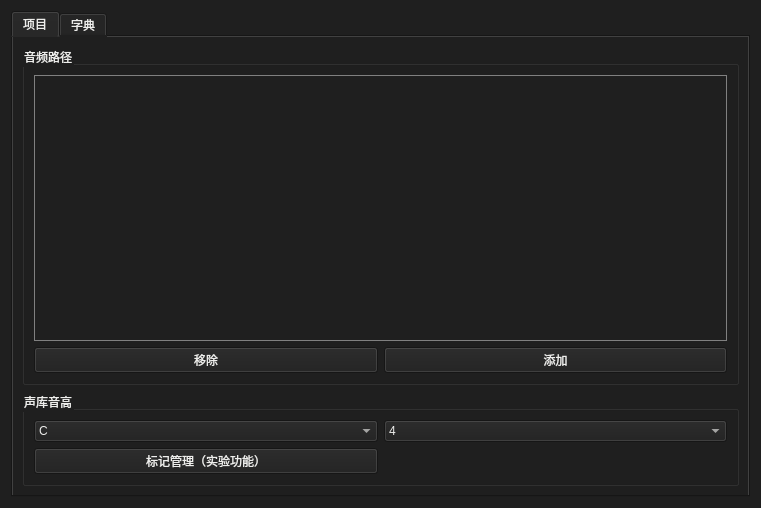
<?xml version="1.0" encoding="UTF-8"?>
<ui version="4.0">
 <class>Prset</class>
 <widget class="QDialog" name="Prset">
  <property name="geometry">
   <rect>
    <x>0</x>
    <y>0</y>
    <width>761</width>
    <height>508</height>
   </rect>
  </property>
  <property name="windowTitle">
   <string>项目设置</string>
  </property>
  <property name="windowIcon">
   <iconset resource="src.qrc">
    <normaloff>:/imag/icon.png</normaloff>:/imag/icon.png</iconset>
  </property>
  <property name="styleSheet">
   <string notr="true">QToolTip{

background-color:rgb(31,31,31);
color: rgb(211, 215, 207);
border:1px solid rgb(31,31,31);
}



QWidget{
background-color: rgb(31,31,31);
	color: rgb(238, 238, 236);
}
QScrollBar:vertical {
        border: 1px solid grey;
        background-color:rgb(194,204,208);
        width: 20px;
        margin: 0px 0 0px 0;
    }
    QScrollBar::handle:vertical {
        border: 	1px solid grey;
        border-radius: 7px;
        background-color: rgb(31,31,31);
        min-height: 60px;
        margin: 0px 0px 0px 0px;
    }
    QScrollBar::add-line:vertical {
        border: none;
        background: rgb(31,31,31);
        height: 0px;
        subcontrol-position: bottom;
        subcontrol-origin: margin;
    }
    QScrollBar::sub-line:vertical {
        border: none;
background: rgb(31,31,31);
        height: 0px;
        subcontrol-position: top;
        subcontrol-origin: margin;
    }
    QScrollBar::add-page:vertical {
        background-color: rgb(194,204,208);
    }
    QScrollBar::sub-page:vertical {
        background-color:rgb(194,204,208);
    }
QScrollBar:vertical:disabled{
        border: 1px solid rgb(238, 238, 236);
        background-color:rgb(186, 189, 182);
        width: 20px;
        margin: 0px 0 0px 0;
    }
    QScrollBar::handle:vertical:disabled{
        border: 	1px solid rgb(238, 238, 236);
        border-radius: 7px;
        background-color:rgb(186, 189, 182);
        min-height: 60px;
        margin: 0px 0px 0px 0px;
    }
    QScrollBar::add-line:vertical:disabled{
        border: none;
        background: rgb(31,31,31);
        height: 0px;
        subcontrol-position: bottom;
        subcontrol-origin: margin;
    }
    QScrollBar::sub-line:vertical:disabled{
        border: none;
background: rgb(31,31,31);
        height: 0px;
        subcontrol-position: top;
        subcontrol-origin: margin;
    }
    QScrollBar::add-page:vertical:disabled{
        background-color:rgb(186, 189, 182);
    }
    QScrollBar::sub-page:vertical:disabled {
        background-color:rgb(186, 189, 182);
    }</string>
  </property>
  <layout class="QGridLayout" name="gridLayout">
   <item row="0" column="0">
    <widget class="QTabWidget" name="tabWidget">
     <property name="styleSheet">
      <string notr="true">background-color: rgb(31,31,31);</string>
     </property>
     <property name="currentIndex">
      <number>0</number>
     </property>
     <widget class="QWidget" name="tab">
      <attribute name="title">
       <string>项目</string>
      </attribute>
      <layout class="QGridLayout" name="gridLayout_4">
       <item row="0" column="0">
        <widget class="QGroupBox" name="groupBox">
         <property name="title">
          <string>音频路径</string>
         </property>
         <layout class="QGridLayout" name="gridLayout_2">
          <item row="1" column="0">
           <widget class="QPushButton" name="remove">
            <property name="styleSheet">
             <string notr="true"/>
            </property>
            <property name="text">
             <string>移除</string>
            </property>
            <property name="autoDefault">
             <bool>false</bool>
            </property>
           </widget>
          </item>
          <item row="0" column="0" colspan="2">
           <widget class="QListWidget" name="path">
            <property name="styleSheet">
             <string notr="true">
QListWidget{
background-color: rgb(31,31,31);
color: rgb(211, 215, 207);
border:1px solid grey;
}

QListWidget::disabled{
background-color: rgb(194,204,208);
color: rgb(211, 215, 207);
border:1px solid grey;
}

    
</string>
            </property>
           </widget>
          </item>
          <item row="1" column="1">
           <widget class="QPushButton" name="add">
            <property name="styleSheet">
             <string notr="true"/>
            </property>
            <property name="text">
             <string>添加</string>
            </property>
            <property name="autoDefault">
             <bool>false</bool>
            </property>
           </widget>
          </item>
         </layout>
        </widget>
       </item>
       <item row="1" column="0">
        <widget class="QGroupBox" name="groupBox_2">
         <property name="title">
          <string>声库音高</string>
         </property>
         <layout class="QGridLayout" name="gridLayout_3">
          <item row="0" column="0">
           <widget class="QComboBox" name="P1">
            <property name="styleSheet">
             <string notr="true"/>
            </property>
            <item>
             <property name="text">
              <string>C</string>
             </property>
            </item>
            <item>
             <property name="text">
              <string>C#</string>
             </property>
            </item>
            <item>
             <property name="text">
              <string>D</string>
             </property>
            </item>
            <item>
             <property name="text">
              <string>D#</string>
             </property>
            </item>
            <item>
             <property name="text">
              <string>E</string>
             </property>
            </item>
            <item>
             <property name="text">
              <string>F</string>
             </property>
            </item>
            <item>
             <property name="text">
              <string>F#</string>
             </property>
            </item>
            <item>
             <property name="text">
              <string>G</string>
             </property>
            </item>
            <item>
             <property name="text">
              <string>G#</string>
             </property>
            </item>
            <item>
             <property name="text">
              <string>A</string>
             </property>
            </item>
            <item>
             <property name="text">
              <string>A#</string>
             </property>
            </item>
            <item>
             <property name="text">
              <string>B</string>
             </property>
            </item>
           </widget>
          </item>
          <item row="0" column="1">
           <widget class="QComboBox" name="P2">
            <property name="styleSheet">
             <string notr="true"/>
            </property>
            <property name="currentIndex">
             <number>4</number>
            </property>
            <item>
             <property name="text">
              <string>0</string>
             </property>
            </item>
            <item>
             <property name="text">
              <string>1</string>
             </property>
            </item>
            <item>
             <property name="text">
              <string>2</string>
             </property>
            </item>
            <item>
             <property name="text">
              <string>3</string>
             </property>
            </item>
            <item>
             <property name="text">
              <string>4</string>
             </property>
            </item>
            <item>
             <property name="text">
              <string>5</string>
             </property>
            </item>
            <item>
             <property name="text">
              <string>6</string>
             </property>
            </item>
            <item>
             <property name="text">
              <string>7</string>
             </property>
            </item>
            <item>
             <property name="text">
              <string>8</string>
             </property>
            </item>
            <item>
             <property name="text">
              <string>9</string>
             </property>
            </item>
           </widget>
          </item>
          <item row="1" column="0">
           <widget class="QPushButton" name="flagm">
            <property name="styleSheet">
             <string notr="true"/>
            </property>
            <property name="text">
             <string>标记管理（实验功能）</string>
            </property>
            <property name="autoDefault">
             <bool>false</bool>
            </property>
           </widget>
          </item>
         </layout>
        </widget>
       </item>
      </layout>
     </widget>
     <widget class="QWidget" name="tab_2">
      <attribute name="title">
       <string>字典</string>
      </attribute>
      <layout class="QVBoxLayout" name="verticalLayout_2">
       <item>
        <widget class="QPlainTextEdit" name="dic">
         <property name="styleSheet">
          <string notr="true">QScrollBar:vertical {
        border: 1px solid grey;
        background-color:rgb(194,204,208);
        width: 20px;
        margin: 0px 0 0px 0;
    }
    QScrollBar::handle:vertical {
        border: 	1px solid grey;
        border-radius: 7px;
        background-color: rgb(31,31,31);
        min-height: 60px;
        margin: 0px 0px 0px 0px;
    }
    QScrollBar::add-line:vertical {
        border: none;
        background: rgb(31,31,31);
        height: 0px;
        subcontrol-position: bottom;
        subcontrol-origin: margin;
    }
    QScrollBar::sub-line:vertical {
        border: none;
background: rgb(31,31,31);
        height: 0px;
        subcontrol-position: top;
        subcontrol-origin: margin;
    }
    QScrollBar::add-page:vertical {
        background-color: rgb(194,204,208);
    }
    QScrollBar::sub-page:vertical {
        background-color:rgb(194,204,208);
    }
QScrollBar:vertical:disabled{
        border: 1px solid rgb(238, 238, 236);
        background-color:rgb(186, 189, 182);
        width: 20px;
        margin: 0px 0 0px 0;
    }
    QScrollBar::handle:vertical:disabled{
        border: 	1px solid rgb(238, 238, 236);
        border-radius: 7px;
        background-color:rgb(186, 189, 182);
        min-height: 60px;
        margin: 0px 0px 0px 0px;
    }
    QScrollBar::add-line:vertical:disabled{
        border: none;
        background: rgb(31,31,31);
        height: 0px;
        subcontrol-position: bottom;
        subcontrol-origin: margin;
    }
    QScrollBar::sub-line:vertical:disabled{
        border: none;
background: rgb(31,31,31);
        height: 0px;
        subcontrol-position: top;
        subcontrol-origin: margin;
    }
    QScrollBar::add-page:vertical:disabled{
        background-color:rgb(186, 189, 182);
    }
    QScrollBar::sub-page:vertical:disabled {
        background-color:rgb(186, 189, 182);
    }
    
</string>
         </property>
         <property name="placeholderText">
          <string>在此处输入字典</string>
         </property>
        </widget>
       </item>
       <item>
        <widget class="QLabel" name="la">
         <property name="styleSheet">
          <string notr="true">color: rgb(138, 226, 52);</string>
         </property>
         <property name="text">
          <string>正确</string>
         </property>
        </widget>
       </item>
       <item>
        <widget class="QLabel" name="le">
         <property name="styleSheet">
          <string notr="true">color: rgb(239, 41, 41);</string>
         </property>
         <property name="text">
          <string>错误</string>
         </property>
        </widget>
       </item>
      </layout>
     </widget>
    </widget>
   </item>
  </layout>
 </widget>
 <resources>
  <include location="src.qrc"/>
 </resources>
 <connections/>
</ui>
